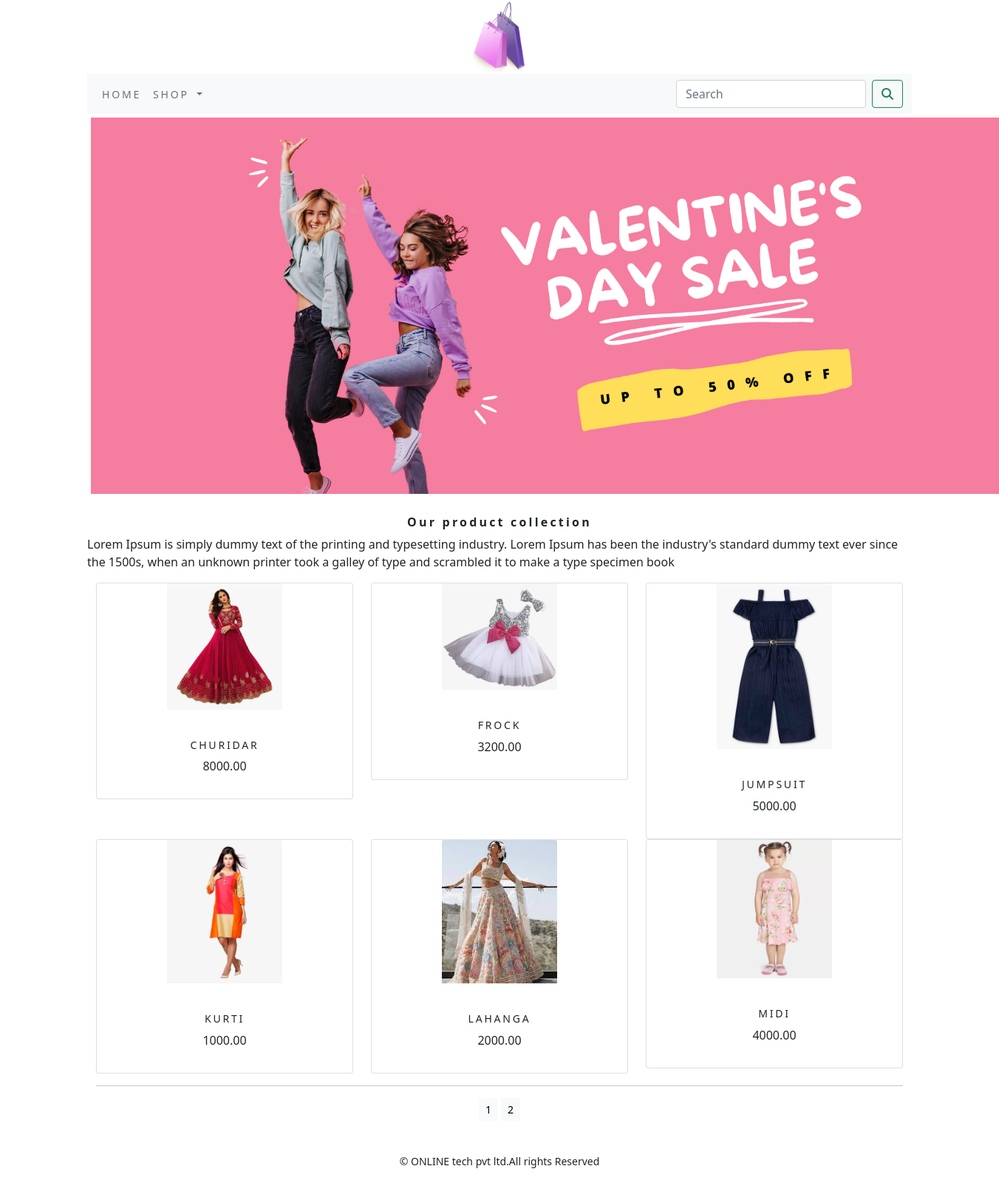
The page /shopapp/ on the database its author committed.
### shopapp/models.py (models this page shows, shortened)
class Product(models.Model):
    name=models.CharField(max_length=250,unique=True)
    slug=models.SlugField(max_length=250,unique=True)
    description=models.TextField(blank=True)
    price=models.DecimalField(max_digits=10,decimal_places=2)
    category=models.ForeignKey(Category,on_delete=models.CASCADE)
    image=models.ImageField(upload_to='product',blank=True)
    stock=models.IntegerField()
    available=models.BooleanField(default=True)
    created=models.DateTimeField(auto_now_add=True)
    updated=models.DateTimeField(auto_now=True)
    def get_url(self):
        return reverse('shopapp:prodCatdetail',args=[self.category.slug,self.slug])
    class Meta:
        ordering = ('name',)
        verbose_name = 'product'
        verbose_name_plural = 'products'

### shopapp/views.py (the view)
# urls.py: path('', views.allProdCat, name='allProdCat'),
def allProdCat(request,c_slug=None):
    c_page=None
    products_list=None
    if c_slug!=None:
        c_page=get_object_or_404(Category,slug=c_slug)
        products_list =Product.objects.all().filter(category=c_page,available=True)
    else:
        products_list=Product.objects.all().filter(available=True)
    paginator=Paginator(products_list,6)
    try:
        page=int(request.GET.get('page','1'))
    except:
        page=1
    try:
        products=paginator.page(page)
    except (EmptyPage,InvalidPage):
        products=paginator.page(paginator.num_pages)
    return render(request,"category.html",{'category':c_page,'products':products})

### cart/context_processors.py (called while the page is built)
def counter(request):
    item_count=0
    if 'admin' in request.path:
        return {}
    else:
        try:
            cart=Cart.objects.filter(cart_id=_cart_id(request))
            cart_items=CartItem.objects.all().filter(cart=cart[:1])
            for cart_item in cart_items:
                item_count +=cart_item.quantity
        except Cart.DoesNotExist:
            item_count=0
    return dict(item_count=item_count)

### cart/views.py (called while the page is built)
def _cart_id(request):
    cart=request.session.session_key
    if not cart:
        cart=request.session.create()
    return cart

### shopapp/context_processors.py (called while the page is built)
def menu_links(request):
    links=Category.objects.all()
    return dict(links=links)

### shopapp/models.py (called while the page is built)
    def get_url(self):
        return reverse('shopapp:products_by_category',args=[self.slug])

### templates/category.html (shortened to what this page needs)
{% extends 'base.html' %}
{% load static %}
{% block content %}
<div class="mx_auto">
    {% if category %}
    <img class="my_image" src="{{category.image.url}}" alt="{{category.name}}" width="1000;" height="700;">
</div>
    <br>
<div>
    <h1 class="text_center my_title">{{category.name}}</h1>
    <p class="text-justify">{{category.description}}</p>
</div>
    {% else %}
<div>
<img class="my_image my_image_padding" src="{% static 'img/banner.png' %}" alt="our products" width="1300px" height="350px">
</div>
<br>
<div>
    <h1 class="text-center my_title"><b>Our product collection</b></h1>
    <p class="text-justify">Lorem Ipsum is simply dummy text of the printing and typesetting industry. Lorem Ipsum has been the industry's standard dummy text ever since the 1500s, when an unknown printer took a galley of type and scrambled it to make a type specimen book</p>
</div>
    {% endif %}
<div class="container">
    <div class="row mx_auto">
        {% for product in products.object_list %}
        <div class="my_bottom_margin col-9 col-sm-12 col-md-4 col-lg-4">
            <div class="card text-center" style="min-width:18rem;">
                    <a href="{{product.get_url}}"><img class="card-img-top my_image"  src="{{product.image.url}}" alt="productname" style="width:45%" ></a>
                <br>
            <div class="card-body">
                <h4>{{product.name}}</h4>
                <p>{{product.price}}</p>
            </div>
            </div>
        </div>
        {% endfor %}
    </div>
    <div class="mx_auto">
        {% if products.paginator.num_pages > 1 %}
        <hr>
        <div class="text-center">
            {% for pg in products.paginator.page_range %}
                <a href="?page={{pg}}" class="btn btn-light btn-sm {% if products.number == pg %} active {% endif %}">{{pg}}</a>
            {% endfor %}
        </div>
        {% endif %}
    </div>
    <br>
</div>
{% endblock %}

### templates/base.html (shortened to what this page needs)
{% load static %}
<!DOCTYPE html>
<html lang="en">
<head>
        <link rel="stylesheet" href="{% static 'css/custom.css' %}">
            <link href="{% static 'css/bootstrap.min.css' %}" rel="stylesheet">
</head>
<body>
<div class="container">
{% include 'header.html' %}
{% include 'nav.html' %}
{% block content %}
{% endblock %}
</div>
{% include 'footer.html' %}
</body>
</html>

### templates/header.html
{% load static %}
<header>
    <center>
        <a href="{% url 'shopapp:allProdCat' %}"></a><img src="{% static 'img/logo.png' %}" alt="logimage" width="100;" height="100;">
    </center>
</header>

### templates/nav.html (shortened to what this page needs)
<nav class="navbar navbar-expand-lg navbar-light bg-light">
  <div class="container-fluid">
    <div class="collapse navbar-collapse" id="navbarSupportedContent">
      <ul class="navbar-nav me-auto mb-2 mb-lg-0">
        <li class="nav-item">
          <a class="nav-link" href="#">Home</a>
        </li>
        <li class="nav-item dropdown {% if 'shopapp' in request.path %} active {% endif %}">
          <a class="nav-link dropdown-toggle" href="#" id="navbarDropdown" role="button" data-bs-toggle="dropdown" aria-expanded="false">
            Shop
          </a>
        </li>
      </ul>
      <form class="d-flex" action="{% url 'search_app:SearchResult' %}" method="get">
        <input class="form-control me-2" type="search" placeholder="Search" name="q" aria-label="Search">
        <button class="btn btn-outline-success" type="submit"><i class="fa fa-search" aria-hidden="true"></i></button>
      </form>
    </div>
  </div>
</nav>

### templates/footer.html
<div class="footer navbar-fixed-bottom  my_footer">
  <p class="text-center">&copy; ONLINE tech pvt ltd.All rights Reserved</p>
</div>

### static/css/custom.css (style rules this page uses)
body { font-family: 'Roboto', sans-serif; }
.nav-item { letter-spacing : .2em; font-size : 14px; text-transform :uppercase; }
.my_footer { background-color:f8f9fa; height:60px }
.my_footer p { padding-top:20px; font-size:14px }
.my_image { width=100%; height:auto; }
.my_title { font-size:16px; text_transform:uppercase; letter-spacing:.2em; }
.my_image_padding { padding:5px; }
.my_bottom_margin { margin_bottom:10px; }
.card-body h4 { font-size:14px; text_transform=uppercase; letter-spacing:.2em; }

### rows shown on the page
Product: image (picture), name "CHURIDAR", price "8000.00"
Product: image (picture), name "FROCK", price "3200.00"
Product: image (picture), name "JUMPSUIT", price "5000.00"
Product: image (picture), name "KURTI", price "1000.00"
Product: image (picture), name "LAHANGA", price "2000.00"
Product: image (picture), name "MIDI", price "4000.00"

### other values the page prints
{{ pg }} "1" "2"
